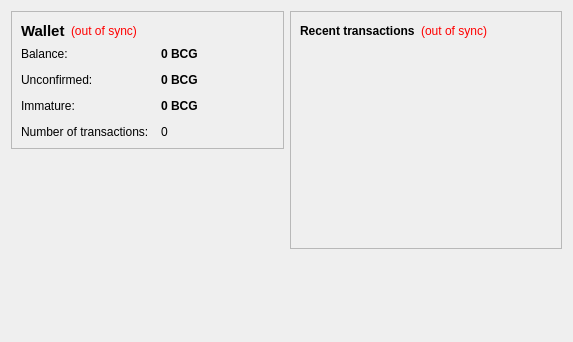
<?xml version="1.0" encoding="UTF-8"?>
<ui version="4.0">
 <class>OverviewPage</class>
 <widget class="QWidget" name="OverviewPage">
  <property name="geometry">
   <rect>
    <x>0</x>
    <y>0</y>
    <width>573</width>
    <height>342</height>
   </rect>
  </property>
  <property name="windowTitle">
   <string>Form</string>
  </property>
  <layout class="QHBoxLayout" name="horizontalLayout" stretch="1,1">
   <item>
    <layout class="QVBoxLayout" name="verticalLayout_2">
     <item>
      <widget class="QFrame" name="frame">
       <property name="frameShape">
        <enum>QFrame::StyledPanel</enum>
       </property>
       <property name="frameShadow">
        <enum>QFrame::Raised</enum>
       </property>
       <layout class="QVBoxLayout" name="verticalLayout_4">
        <item>
         <layout class="QHBoxLayout" name="horizontalLayout_4">
          <item>
           <widget class="QLabel" name="label_5">
            <property name="font">
             <font>
              <pointsize>11</pointsize>
              <weight>75</weight>
              <bold>true</bold>
             </font>
            </property>
            <property name="text">
             <string>Wallet</string>
            </property>
           </widget>
          </item>
          <item>
           <widget class="QLabel" name="labelWalletStatus">
            <property name="toolTip">
             <string>The displayed information may be out of date. Your wallet automatically synchronizes with the BigChange network after a connection is established, but this process has not completed yet.</string>
            </property>
            <property name="styleSheet">
             <string notr="true">QLabel { color: red; }</string>
            </property>
            <property name="text">
             <string notr="true">(out of sync)</string>
            </property>
            <property name="alignment">
             <set>Qt::AlignLeading|Qt::AlignLeft|Qt::AlignVCenter</set>
            </property>
           </widget>
          </item>
          <item>
           <spacer name="horizontalSpacer_2">
            <property name="orientation">
             <enum>Qt::Horizontal</enum>
            </property>
            <property name="sizeHint" stdset="0">
             <size>
              <width>40</width>
              <height>20</height>
             </size>
            </property>
           </spacer>
          </item>
         </layout>
        </item>
        <item>
         <layout class="QFormLayout" name="formLayout_2">
          <property name="fieldGrowthPolicy">
           <enum>QFormLayout::AllNonFixedFieldsGrow</enum>
          </property>
          <property name="horizontalSpacing">
           <number>12</number>
          </property>
          <property name="verticalSpacing">
           <number>12</number>
          </property>
          <item row="0" column="0">
           <widget class="QLabel" name="label">
            <property name="text">
             <string>Balance:</string>
            </property>
           </widget>
          </item>
          <item row="0" column="1">
           <widget class="QLabel" name="labelBalance">
            <property name="font">
             <font>
              <weight>75</weight>
              <bold>true</bold>
             </font>
            </property>
            <property name="cursor">
             <cursorShape>IBeamCursor</cursorShape>
            </property>
            <property name="toolTip">
             <string>Your current balance</string>
            </property>
            <property name="text">
             <string notr="true">0 BCG</string>
            </property>
            <property name="textInteractionFlags">
             <set>Qt::LinksAccessibleByMouse|Qt::TextSelectableByKeyboard|Qt::TextSelectableByMouse</set>
            </property>
           </widget>
          </item>
          <item row="1" column="0">
           <widget class="QLabel" name="label_3">
            <property name="text">
             <string>Unconfirmed:</string>
            </property>
           </widget>
          </item>
          <item row="1" column="1">
           <widget class="QLabel" name="labelUnconfirmed">
            <property name="font">
             <font>
              <weight>75</weight>
              <bold>true</bold>
             </font>
            </property>
            <property name="cursor">
             <cursorShape>IBeamCursor</cursorShape>
            </property>
            <property name="toolTip">
             <string>Total of transactions that have yet to be confirmed, and do not yet count toward the current balance</string>
            </property>
            <property name="text">
             <string notr="true">0 BCG</string>
            </property>
            <property name="textInteractionFlags">
             <set>Qt::LinksAccessibleByMouse|Qt::TextSelectableByKeyboard|Qt::TextSelectableByMouse</set>
            </property>
           </widget>
          </item>
          <item row="3" column="0">
           <widget class="QLabel" name="label_2">
            <property name="text">
             <string>Number of transactions:</string>
            </property>
           </widget>
          </item>
          <item row="3" column="1">
           <widget class="QLabel" name="labelNumTransactions">
            <property name="toolTip">
             <string>Total number of transactions in wallet</string>
            </property>
            <property name="text">
             <string notr="true">0</string>
            </property>
           </widget>
          </item>
          <item row="2" column="0">
           <widget class="QLabel" name="labelImmatureText">
            <property name="text">
             <string>Immature:</string>
            </property>
           </widget>
          </item>
          <item row="2" column="1">
           <widget class="QLabel" name="labelImmature">
            <property name="font">
             <font>
              <weight>75</weight>
              <bold>true</bold>
             </font>
            </property>
            <property name="toolTip">
             <string>Mined balance that has not yet matured</string>
            </property>
            <property name="text">
             <string notr="true">0 BCG</string>
            </property>
            <property name="textInteractionFlags">
             <set>Qt::LinksAccessibleByMouse|Qt::TextSelectableByKeyboard|Qt::TextSelectableByMouse</set>
            </property>
           </widget>
          </item>
         </layout>
        </item>
       </layout>
      </widget>
     </item>
     <item>
      <spacer name="verticalSpacer">
       <property name="orientation">
        <enum>Qt::Vertical</enum>
       </property>
       <property name="sizeHint" stdset="0">
        <size>
         <width>20</width>
         <height>40</height>
        </size>
       </property>
      </spacer>
     </item>
    </layout>
   </item>
   <item>
    <layout class="QVBoxLayout" name="verticalLayout_3">
     <item>
      <widget class="QFrame" name="frame_2">
       <property name="frameShape">
        <enum>QFrame::StyledPanel</enum>
       </property>
       <property name="frameShadow">
        <enum>QFrame::Raised</enum>
       </property>
       <layout class="QVBoxLayout" name="verticalLayout">
        <item>
         <layout class="QHBoxLayout" name="horizontalLayout_2">
          <item>
           <widget class="QLabel" name="label_4">
            <property name="text">
             <string>&lt;b&gt;Recent transactions&lt;/b&gt;</string>
            </property>
           </widget>
          </item>
          <item>
           <widget class="QLabel" name="labelTransactionsStatus">
            <property name="toolTip">
             <string>The displayed information may be out of date. Your wallet automatically synchronizes with the BigChange network after a connection is established, but this process has not completed yet.</string>
            </property>
            <property name="styleSheet">
             <string notr="true">QLabel { color: red; }</string>
            </property>
            <property name="text">
             <string notr="true">(out of sync)</string>
            </property>
            <property name="alignment">
             <set>Qt::AlignRight|Qt::AlignTrailing|Qt::AlignVCenter</set>
            </property>
           </widget>
          </item>
          <item>
           <spacer name="horizontalSpacer">
            <property name="orientation">
             <enum>Qt::Horizontal</enum>
            </property>
            <property name="sizeHint" stdset="0">
             <size>
              <width>40</width>
              <height>20</height>
             </size>
            </property>
           </spacer>
          </item>
         </layout>
        </item>
        <item>
         <widget class="QListView" name="listTransactions">
          <property name="styleSheet">
           <string notr="true">QListView { background: transparent; }</string>
          </property>
          <property name="frameShape">
           <enum>QFrame::NoFrame</enum>
          </property>
          <property name="verticalScrollBarPolicy">
           <enum>Qt::ScrollBarAlwaysOff</enum>
          </property>
          <property name="horizontalScrollBarPolicy">
           <enum>Qt::ScrollBarAlwaysOff</enum>
          </property>
          <property name="selectionMode">
           <enum>QAbstractItemView::NoSelection</enum>
          </property>
         </widget>
        </item>
       </layout>
      </widget>
     </item>
     <item>
      <spacer name="verticalSpacer_2">
       <property name="orientation">
        <enum>Qt::Vertical</enum>
       </property>
       <property name="sizeHint" stdset="0">
        <size>
         <width>20</width>
         <height>40</height>
        </size>
       </property>
      </spacer>
     </item>
    </layout>
   </item>
  </layout>
 </widget>
 <resources/>
 <connections/>
</ui>
